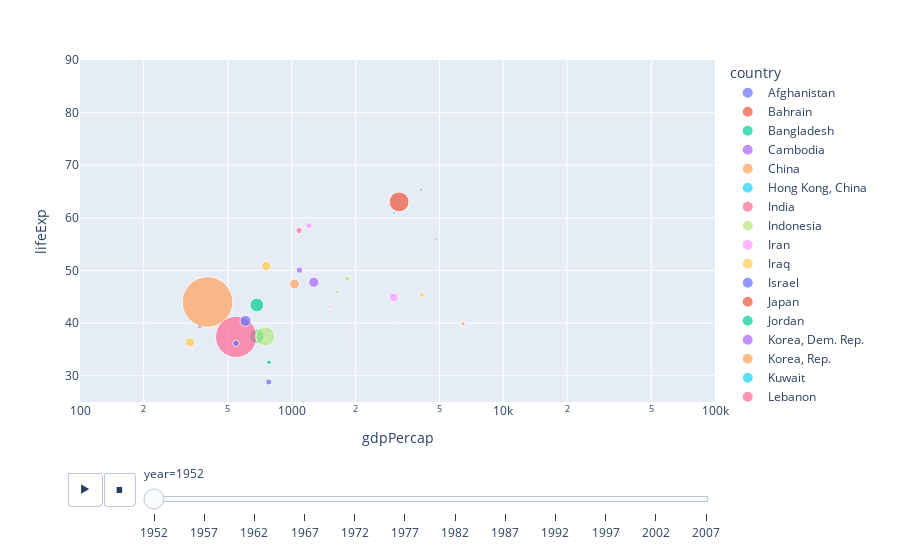

The notebook cell this image was saved under:
### Code cell
#animate a scatter plot
import plotly.express as px
import pandas as pd
import numpy as np
df = px.data.gapminder().query("continent=='Asia'")
fig = px.scatter(df, x="gdpPercap", y="lifeExp", animation_frame="year", animation_group="country",
              size="pop", color="country", hover_name="country",
                log_x=True, size_max=55, range_x=[100,100000], range_y=[25,90])
fig.show()

### Figure 1 — Plotly figure (JSON) as saved in the notebook; plotly's stock layout.template omitted (floating-point values rounded to 4 significant figures)
{"data": [{"hovertemplate": "<b>%{hovertext}</b><br><br>country=Afghanistan<br>year=1952<br>gdpPercap=%{x}<br>lifeExp=%{y}<br>pop=%{marker.size}<extra></extra>", "hovertext": ["Afghanistan"], "ids": ["Afghanistan"], "legendgroup": "Afghanistan", "marker": {"color": "#636efa", "size": [8425333], "sizemode": "area", "sizeref": 435900.0, "symbol": "circle"}, "mode": "markers", "name": "Afghanistan", "orientation": "v", "showlegend": true, "type": "scatter", "x": [779.4], "xaxis": "x", "y": [28.8], "yaxis": "y"}, {"hovertemplate": "<b>%{hovertext}</b><br><br>country=Bahrain<br>year=1952<br>gdpPercap=%{x}<br>lifeExp=%{y}<br>pop=%{marker.size}<extra></extra>", "hovertext": ["Bahrain"], "ids": ["Bahrain"], "legendgroup": "Bahrain", "marker": {"color": "#EF553B", "size": [120447], "sizemode": "area", "sizeref": 435900.0, "symbol": "circle"}, "mode": "markers", "name": "Bahrain", "orientation": "v", "showlegend": true, "type": "scatter", "x": [9867.0], "xaxis": "x", "y": [50.94], "yaxis": "y"}, {"hovertemplate": "<b>%{hovertext}</b><br><br>country=Bangladesh<br>year=1952<br>gdpPercap=%{x}<br>lifeExp=%{y}<br>pop=%{marker.size}<extra></extra>", "hovertext": ["Bangladesh"], "ids": ["Bangladesh"], "legendgroup": "Bangladesh", "marker": {"color": "#00cc96", "size": [46886859], "sizemode": "area", "sizeref": 435900.0, "symbol": "circle"}, "mode": "markers", "name": "Bangladesh", "orientation": "v", "showlegend": true, "type": "scatter", "x": [684.2], "xaxis": "x", "y": [37.48], "yaxis": "y"}, {"hovertemplate": "<b>%{hovertext}</b><br><br>country=Cambodia<br>year=1952<br>gdpPercap=%{x}<br>lifeExp=%{y}<br>pop=%{marker.size}<extra></extra>", "hovertext": ["Cambodia"], "ids": ["Cambodia"], "legendgroup": "Cambodia", "marker": {"color": "#ab63fa", "size": [4693836], "sizemode": "area", "sizeref": 435900.0, "symbol": "circle"}, "mode": "markers", "name": "Cambodia", "orientation": "v", "showlegend": true, "type": "scatter", "x": [368.5], "xaxis": "x", "y": [39.42], "yaxis": "y"}, {"hovertemplate": "<b>%{hovertext}</b><br><br>country=China<br>year=1952<br>gdpPercap=%{x}<br>lifeExp=%{y}<br>pop=%{marker.size}<extra></extra>", "hovertext": ["China"], "ids": ["China"], "legendgroup": "China", "marker": {"color": "#FFA15A", "size": [556263527], "sizemode": "area", "sizeref": 435900.0, "symbol": "circle"}, "mode": "markers", "name": "China", "orientation": "v", "showlegend": true, "type": "scatter", "x": [400.4], "xaxis": "x", "y": [44], "yaxis": "y"}, {"hovertemplate": "<b>%{hovertext}</b><br><br>country=Hong Kong, China<br>year=1952<br>gdpPercap=%{x}<br>lifeExp=%{y}<br>pop=%{marker.size}<extra></extra>", "hovertext": ["Hong Kong, China"], "ids": ["Hong Kong, China"], "legendgroup": "Hong Kong, China", "marker": {"color": "#19d3f3", "size": [2125900], "sizemode": "area", "sizeref": 435900.0, "symbol": "circle"}, "mode": "markers", "name": "Hong Kong, China", "orientation": "v", "showlegend": true, "type": "scatter", "x": [3054.0], "xaxis": "x", "y": [60.96], "yaxis": "y"}, {"hovertemplate": "<b>%{hovertext}</b><br><br>country=India<br>year=1952<br>gdpPercap=%{x}<br>lifeExp=%{y}<br>pop=%{marker.size}<extra></extra>", "hovertext": ["India"], "ids": ["India"], "legendgroup": "India", "marker": {"color": "#FF6692", "size": [372000000], "sizemode": "area", "sizeref": 435900.0, "symbol": "circle"}, "mode": "markers", "name": "India", "orientation": "v", "showlegend": true, "type": "scatter", "x": [546.6], "xaxis": "x", "y": [37.37], "yaxis": "y"}, {"hovertemplate": "<b>%{hovertext}</b><br><br>country=Indonesia<br>year=1952<br>gdpPercap=%{x}<br>lifeExp=%{y}<br>pop=%{marker.size}<extra></extra>", "hovertext": ["Indonesia"], "ids": ["Indonesia"], "legendgroup": "Indonesia", "marker": {"color": "#B6E880", "size": [82052000], "sizemode": "area", "sizeref": 435900.0, "symbol": "circle"}, "mode": "markers", "name": "Indonesia", "orientation": "v", "showlegend": true, "type": "scatter", "x": [749.7], "xaxis": "x", "y": [37.47], "yaxis": "y"}, {"hovertemplate": "<b>%{hovertext}</b><br><br>country=Iran<br>year=1952<br>gdpPercap=%{x}<br>lifeExp=%{y}<br>pop=%{marker.size}<extra></extra>", "hovertext": ["Iran"], "ids": ["Iran"], "legendgroup": "Iran", "marker": {"color": "#FF97FF", "size": [17272000], "sizemode": "area", "sizeref": 435900.0, "symbol": "circle"}, "mode": "markers", "name": "Iran", "orientation": "v", "showlegend": true, "type": "scatter", "x": [3035.0], "xaxis": "x", "y": [44.87], "yaxis": "y"}, {"hovertemplate": "<b>%{hovertext}</b><br><br>country=Iraq<br>year=1952<br>gdpPercap=%{x}<br>lifeExp=%{y}<br>pop=%{marker.size}<extra></extra>", "hovertext": ["Iraq"], "ids": ["Iraq"], "legendgroup": "Iraq", "marker": {"color": "#FECB52", "size": [5441766], "sizemode": "area", "sizeref": 435900.0, "symbol": "circle"}, "mode": "markers", "name": "Iraq", "orientation": "v", "showlegend": true, "type": "scatter", "x": [4130.0], "xaxis": "x", "y": [45.32], "yaxis": "y"}, {"hovertemplate": "<b>%{hovertext}</b><br><br>country=Israel<br>year=1952<br>gdpPercap=%{x}<br>lifeExp=%{y}<br>pop=%{marker.size}<extra></extra>", "hovertext": ["Israel"], "ids": ["Israel"], "legendgroup": "Israel", "marker": {"color": "#636efa", "size": [1620914], "sizemode": "area", "sizeref": 435900.0, "symbol": "circle"}, "mode": "markers", "name": "Israel", "orientation": "v", "showlegend": true, "type": "scatter", "x": [4087.0], "xaxis": "x", "y": [65.39], "yaxis": "y"}, {"hovertemplate": "<b>%{hovertext}</b><br><br>country=Japan<br>year=1952<br>gdpPercap=%{x}<br>lifeExp=%{y}<br>pop=%{marker.size}<extra></extra>", "hovertext": ["Japan"], "ids": ["Japan"], "legendgroup": "Japan", "marker": {"color": "#EF553B", "size": [86459025], "sizemode": "area", "sizeref": 435900.0, "symbol": "circle"}, "mode": "markers", "name": "Japan", "orientation": "v", "showlegend": true, "type": "scatter", "x": [3217.0], "xaxis": "x", "y": [63.03], "yaxis": "y"}, {"hovertemplate": "<b>%{hovertext}</b><br><br>country=Jordan<br>year=1952<br>gdpPercap=%{x}<br>lifeExp=%{y}<br>pop=%{marker.size}<extra></extra>", "hovertext": ["Jordan"], "ids": ["Jordan"], "legendgroup": "Jordan", "marker": {"color": "#00cc96", "size": [607914], "sizemode": "area", "sizeref": 435900.0, "symbol": "circle"}, "mode": "markers", "name": "Jordan", "orientation": "v", "showlegend": true, "type": "scatter", "x": [1547.0], "xaxis": "x", "y": [43.16], "yaxis": "y"}, {"hovertemplate": "<b>%{hovertext}</b><br><br>country=Korea, Dem. Rep.<br>year=1952<br>gdpPercap=%{x}<br>lifeExp=%{y}<br>pop=%{marker.size}<extra></extra>", "hovertext": ["Korea, Dem. Rep."], "ids": ["Korea, Dem. Rep."], "legendgroup": "Korea, Dem. Rep.", "marker": {"color": "#ab63fa", "size": [8865488], "sizemode": "area", "sizeref": 435900.0, "symbol": "circle"}, "mode": "markers", "name": "Korea, Dem. Rep.", "orientation": "v", "showlegend": true, "type": "scatter", "x": [1088.0], "xaxis": "x", "y": [50.06], "yaxis": "y"}, {"hovertemplate": "<b>%{hovertext}</b><br><br>country=Korea, Rep.<br>year=1952<br>gdpPercap=%{x}<br>lifeExp=%{y}<br>pop=%{marker.size}<extra></extra>", "hovertext": ["Korea, Rep."], "ids": ["Korea, Rep."], "legendgroup": "Korea, Rep.", "marker": {"color": "#FFA15A", "size": [20947571], "sizemode": "area", "sizeref": 435900.0, "symbol": "circle"}, "mode": "markers", "name": "Korea, Rep.", "orientation": "v", "showlegend": true, "type": "scatter", "x": [1031.0], "xaxis": "x", "y": [47.45], "yaxis": "y"}, {"hovertemplate": "<b>%{hovertext}</b><br><br>country=Kuwait<br>year=1952<br>gdpPercap=%{x}<br>lifeExp=%{y}<br>pop=%{marker.size}<extra></extra>", "hovertext": ["Kuwait"], "ids": ["Kuwait"], "legendgroup": "Kuwait", "marker": {"color": "#19d3f3", "size": [160000], "sizemode": "area", "sizeref": 435900.0, "symbol": "circle"}, "mode": "markers", "name": "Kuwait", "orientation": "v", "showlegend": true, "type": "scatter", "x": [108400.0], "xaxis": "x", "y": [55.56], "yaxis": "y"}, {"hovertemplate": "<b>%{hovertext}</b><br><br>country=Lebanon<br>year=1952<br>gdpPercap=%{x}<br>lifeExp=%{y}<br>pop=%{marker.size}<extra></extra>", "hovertext": ["Lebanon"], "ids": ["Lebanon"], "legendgroup": "Lebanon", "marker": {"color": "#FF6692", "size": [1439529], "sizemode": "area", "sizeref": 435900.0, "symbol": "circle"}, "mode": "markers", "name": "Lebanon", "orientation": "v", "showlegend": true, "type": "scatter", "x": [4835.0], "xaxis": "x", "y": [55.93], "yaxis": "y"}, {"hovertemplate": "<b>%{hovertext}</b><br><br>country=Malaysia<br>year=1952<br>gdpPercap=%{x}<br>lifeExp=%{y}<br>pop=%{marker.size}<extra></extra>", "hovertext": ["Malaysia"], "ids": ["Malaysia"], "legendgroup": "Malaysia", "marker": {"color": "#B6E880", "size": [6748378], "sizemode": "area", "sizeref": 435900.0, "symbol": "circle"}, "mode": "markers", "name": "Malaysia", "orientation": "v", "showlegend": true, "type": "scatter", "x": [1831.0], "xaxis": "x", "y": [48.46], "yaxis": "y"}, {"hovertemplate": "<b>%{hovertext}</b><br><br>country=Mongolia<br>year=1952<br>gdpPercap=%{x}<br>lifeExp=%{y}<br>pop=%{marker.size}<extra></extra>", "hovertext": ["Mongolia"], "ids": ["Mongolia"], "legendgroup": "Mongolia", "marker": {"color": "#FF97FF", "size": [800663], "sizemode": "area", "sizeref": 435900.0, "symbol": "circle"}, "mode": "markers", "name": "Mongolia", "orientation": "v", "showlegend": true, "type": "scatter", "x": [786.6], "xaxis": "x", "y": [42.24], "yaxis": "y"}, {"hovertemplate": "<b>%{hovertext}</b><br><br>country=Myanmar<br>year=1952<br>gdpPercap=%{x}<br>lifeExp=%{y}<br>pop=%{marker.size}<extra></extra>", "hovertext": ["Myanmar"], "ids": ["Myanmar"], "legendgroup": "Myanmar", "marker": {"color": "#FECB52", "size": [20092996], "sizemode": "area", "sizeref": 435900.0, "symbol": "circle"}, "mode": "markers", "name": "Myanmar", "orientation": "v", "showlegend": true, "type": "scatter", "x": [331], "xaxis": "x", "y": [36.32], "yaxis": "y"}, {"hovertemplate": "<b>%{hovertext}</b><br><br>country=Nepal<br>year=1952<br>gdpPercap=%{x}<br>lifeExp=%{y}<br>pop=%{marker.size}<extra></extra>", "hovertext": ["Nepal"], "ids": ["Nepal"], "legendgroup": "Nepal", "marker": {"color": "#636efa", "size": [9182536], "sizemode": "area", "sizeref": 435900.0, "symbol": "circle"}, "mode": "markers", "name": "Nepal", "orientation": "v", "showlegend": true, "type": "scatter", "x": [545.9], "xaxis": "x", "y": [36.16], "yaxis": "y"}, {"hovertemplate": "<b>%{hovertext}</b><br><br>country=Oman<br>year=1952<br>gdpPercap=%{x}<br>lifeExp=%{y}<br>pop=%{marker.size}<extra></extra>", "hovertext": ["Oman"], "ids": ["Oman"], "legendgroup": "Oman", "marker": {"color": "#EF553B", "size": [507833], "sizemode": "area", "sizeref": 435900.0, "symbol": "circle"}, "mode": "markers", "name": "Oman", "orientation": "v", "showlegend": true, "type": "scatter", "x": [1828.0], "xaxis": "x", "y": [37.58], "yaxis": "y"}, {"hovertemplate": "<b>%{hovertext}</b><br><br>country=Pakistan<br>year=1952<br>gdpPercap=%{x}<br>lifeExp=%{y}<br>pop=%{marker.size}<extra></extra>", "hovertext": ["Pakistan"], "ids": ["Pakistan"], "legendgroup": "Pakistan", "marker": {"color": "#00cc96", "size": [41346560], "sizemode": "area", "sizeref": 435900.0, "symbol": "circle"}, "mode": "markers", "name": "Pakistan", "orientation": "v", "showlegend": true, "type": "scatter", "x": [684.6], "xaxis": "x", "y": [43.44], "yaxis": "y"}, {"hovertemplate": "<b>%{hovertext}</b><br><br>country=Philippines<br>year=1952<br>gdpPercap=%{x}<br>lifeExp=%{y}<br>pop=%{marker.size}<extra></extra>", "hovertext": ["Philippines"], "ids": ["Philippines"], "legendgroup": "Philippines", "marker": {"color": "#ab63fa", "size": [22438691], "sizemode": "area", "sizeref": 435900.0, "symbol": "circle"}, "mode": "markers", "name": "Philippines", "orientation": "v", "showlegend": true, "type": "scatter", "x": [1273.0], "xaxis": "x", "y": [47.75], "yaxis": "y"}, {"hovertemplate": "<b>%{hovertext}</b><br><br>country=Saudi Arabia<br>year=1952<br>gdpPercap=%{x}<br>lifeExp=%{y}<br>pop=%{marker.size}<extra></extra>", "hovertext": ["Saudi Arabia"], "ids": ["Saudi Arabia"], "legendgroup": "Saudi Arabia", "marker": {"color": "#FFA15A", "size": [4005677], "sizemode": "area", "sizeref": 435900.0, "symbol": "circle"}, "mode": "markers", "name": "Saudi Arabia", "orientation": "v", "showlegend": true, "type": "scatter", "x": [6460.0], "xaxis": "x", "y": [39.88], "yaxis": "y"}, {"hovertemplate": "<b>%{hovertext}</b><br><br>country=Singapore<br>year=1952<br>gdpPercap=%{x}<br>lifeExp=%{y}<br>pop=%{marker.size}<extra></extra>", "hovertext": ["Singapore"], "ids": ["Singapore"], "legendgroup": "Singapore", "marker": {"color": "#19d3f3", "size": [1127000], "sizemode": "area", "sizeref": 435900.0, "symbol": "circle"}, "mode": "markers", "name": "Singapore", "orientation": "v", "showlegend": true, "type": "scatter", "x": [2315.0], "xaxis": "x", "y": [60.4], "yaxis": "y"}, {"hovertemplate": "<b>%{hovertext}</b><br><br>country=Sri Lanka<br>year=1952<br>gdpPercap=%{x}<br>lifeExp=%{y}<br>pop=%{marker.size}<extra></extra>", "hovertext": ["Sri Lanka"], "ids": ["Sri Lanka"], "legendgroup": "Sri Lanka", "marker": {"color": "#FF6692", "size": [7982342], "sizemode": "area", "sizeref": 435900.0, "symbol": "circle"}, "mode": "markers", "name": "Sri Lanka", "orientation": "v", "showlegend": true, "type": "scatter", "x": [1084.0], "xaxis": "x", "y": [57.59], "yaxis": "y"}, {"hovertemplate": "<b>%{hovertext}</b><br><br>country=Syria<br>year=1952<br>gdpPercap=%{x}<br>lifeExp=%{y}<br>pop=%{marker.size}<extra></extra>", "hovertext": ["Syria"], "ids": ["Syria"], "legendgroup": "Syria", "marker": {"color": "#B6E880", "size": [3661549], "sizemode": "area", "sizeref": 435900.0, "symbol": "circle"}, "mode": "markers", "name": "Syria", "orientation": "v", "showlegend": true, "type": "scatter", "x": [1643.0], "xaxis": "x", "y": [45.88], "yaxis": "y"}, {"hovertemplate": "<b>%{hovertext}</b><br><br>country=Taiwan<br>year=1952<br>gdpPercap=%{x}<br>lifeExp=%{y}<br>pop=%{marker.size}<extra></extra>", "hovertext": ["Taiwan"], "ids": ["Taiwan"], "legendgroup": "Taiwan", "marker": {"color": "#FF97FF", "size": [8550362], "sizemode": "area", "sizeref": 435900.0, "symbol": "circle"}, "mode": "markers", "name": "Taiwan", "orientation": "v", "showlegend": true, "type": "scatter", "x": [1207.0], "xaxis": "x", "y": [58.5], "yaxis": "y"}, {"hovertemplate": "<b>%{hovertext}</b><br><br>country=Thailand<br>year=1952<br>gdpPercap=%{x}<br>lifeExp=%{y}<br>pop=%{marker.size}<extra></extra>", "hovertext": ["Thailand"], "ids": ["Thailand"], "legendgroup": "Thailand", "marker": {"color": "#FECB52", "size": [21289402], "sizemode": "area", "sizeref": 435900.0, "symbol": "circle"}, "mode": "markers", "name": "Thailand", "orientation": "v", "showlegend": true, "type": "scatter", "x": [757.8], "xaxis": "x", "y": [50.85], "yaxis": "y"}, {"hovertemplate": "<b>%{hovertext}</b><br><br>country=Vietnam<br>year=1952<br>gdpPercap=%{x}<br>lifeExp=%{y}<br>pop=%{marker.size}<extra></extra>", "hovertext": ["Vietnam"], "ids": ["Vietnam"], "legendgroup": "Vietnam", "marker": {"color": "#636efa", "size": [26246839], "sizemode": "area", "sizeref": 435900.0, "symbol": "circle"}, "mode": "markers", "name": "Vietnam", "orientation": "v", "showlegend": true, "type": "scatter", "x": [605.1], "xaxis": "x", "y": [40.41], "yaxis": "y"}, {"hovertemplate": "<b>%{hovertext}</b><br><br>country=West Bank and Gaza<br>year=1952<br>gdpPercap=%{x}<br>lifeExp=%{y}<br>pop=%{marker.size}<extra></extra>", "hovertext": ["West Bank and Gaza"], "ids": ["West Bank and Gaza"], "legendgroup": "West Bank and Gaza", "marker": {"color": "#EF553B", "size": [1030585], "sizemode": "area", "sizeref": 435900.0, "symbol": "circle"}, "mode": "markers", "name": "West Bank and Gaza", "orientation": "v", "showlegend": true, "type": "scatter", "x": [1516.0], "xaxis": "x", "y": [43.16], "yaxis": "y"}, {"hovertemplate": "<b>%{hovertext}</b><br><br>country=Yemen, Rep.<br>year=1952<br>gdpPercap=%{x}<br>lifeExp=%{y}<br>pop=%{marker.size}<extra></extra>", "hovertext": ["Yemen, Rep."], "ids": ["Yemen, Rep."], "legendgroup": "Yemen, Rep.", "marker": {"color": "#00cc96", "size": [4963829], "sizemode": "area", "sizeref": 435900.0, "symbol": "circle"}, "mode": "markers", "name": "Yemen, Rep.", "orientation": "v", "showlegend": true, "type": "scatter", "x": [781.7], "xaxis": "x", "y": [32.55], "yaxis": "y"}], "layout": {"legend": {"itemsizing": "constant", "title": {"text": "country"}, "tracegroupgap": 0}, "margin": {"t": 60}, "sliders": [{"active": 0, "currentvalue": {"prefix": "year="}, "len": 0.9, "pad": {"b": 10, "t": 60}, "steps": [{"args": [["1952"], {"frame": {"duration": 0, "redraw": false}, "fromcurrent": true, "mode": "immediate", "transition": {"duration": 0, "easing": "linear"}}], "label": "1952", "method": "animate"}, {"args": [["1957"], {"frame": {"duration": 0, "redraw": false}, "fromcurrent": true, "mode": "immediate", "transition": {"duration": 0, "easing": "linear"}}], "label": "1957", "method": "animate"}, {"args": [["1962"], {"frame": {"duration": 0, "redraw": false}, "fromcurrent": true, "mode": "immediate", "transition": {"duration": 0, "easing": "linear"}}], "label": "1962", "method": "animate"}, {"args": [["1967"], {"frame": {"duration": 0, "redraw": false}, "fromcurrent": true, "mode": "immediate", "transition": {"duration": 0, "easing": "linear"}}], "label": "1967", "method": "animate"}, {"args": [["1972"], {"frame": {"duration": 0, "redraw": false}, "fromcurrent": true, "mode": "immediate", "transition": {"duration": 0, "easing": "linear"}}], "label": "1972", "method": "animate"}, {"args": [["1977"], {"frame": {"duration": 0, "redraw": false}, "fromcurrent": true, "mode": "immediate", "transition": {"duration": 0, "easing": "linear"}}], "label": "1977", "method": "animate"}, {"args": [["1982"], {"frame": {"duration": 0, "redraw": false}, "fromcurrent": true, "mode": "immediate", "transition": {"duration": 0, "easing": "linear"}}], "label": "1982", "method": "animate"}, {"args": [["1987"], {"frame": {"duration": 0, "redraw": false}, "fromcurrent": true, "mode": "immediate", "transition": {"duration": 0, "easing": "linear"}}], "label": "1987", "method": "animate"}, {"args": [["1992"], {"frame": {"duration": 0, "redraw": false}, "fromcurrent": true, "mode": "immediate", "transition": {"duration": 0, "easing": "linear"}}], "label": "1992", "method": "animate"}, {"args": [["1997"], {"frame": {"duration": 0, "redraw": false}, "fromcurrent": true, "mode": "immediate", "transition": {"duration": 0, "easing": "linear"}}], "label": "1997", "method": "animate"}, {"args": [["2002"], {"frame": {"duration": 0, "redraw": false}, "fromcurrent": true, "mode": "immediate", "transition": {"duration": 0, "easing": "linear"}}], "label": "2002", "method": "animate"}, {"args": [["2007"], {"frame": {"duration": 0, "redraw": false}, "fromcurrent": true, "mode": "immediate", "transition": {"duration": 0, "easing": "linear"}}], "label": "2007", "method": "animate"}], "x": 0.1, "xanchor": "left", "y": 0, "yanchor": "top"}], "updatemenus": [{"buttons": [{"args": [null, {"frame": {"duration": 500, "redraw": false}, "fromcurrent": true, "mode": "immediate", "transition": {"duration": 500, "easing": "linear"}}], "label": "&#9654;", "method": "animate"}, {"args": [[null], {"frame": {"duration": 0, "redraw": false}, "fromcurrent": true, "mode": "immediate", "transition": {"duration": 0, "easing": "linear"}}], "label": "&#9724;", "method": "animate"}], "direction": "left", "pad": {"r": 10, "t": 70}, "showactive": false, "type": "buttons", "x": 0.1, "xanchor": "right", "y": 0, "yanchor": "top"}], "xaxis": {"anchor": "y", "domain": [0, 1], "range": [2, 5], "title": {"text": "gdpPercap"}, "type": "log"}, "yaxis": {"anchor": "x", "domain": [0, 1], "range": [25, 90], "title": {"text": "lifeExp"}}}}
